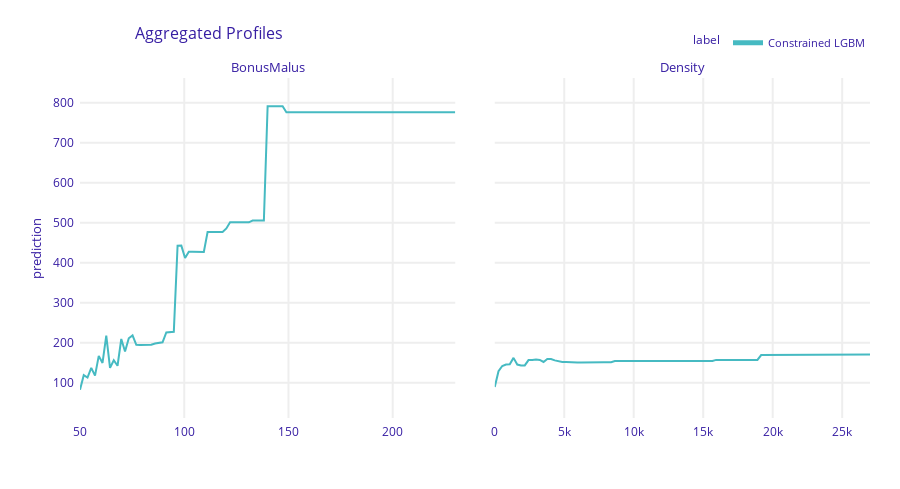

This figure's notebook cell:
### Code cell
# Plots for constrained LGBM

pd_lgbm_constrained.plot()

### Figure 1 — Plotly figure (JSON) as saved in the notebook; plotly's stock layout.template omitted (floating-point values rounded to 4 significant figures; data arrays with more than 128 entries replaced by an {"elided": "..."} marker saying what was removed)
{"data": [{"customdata": {"elided": "101x3 mixed values"}, "hovertemplate": "<b>%{hovertext}</b><br><br>prediction=%{y:.3f}<br>mean_prediction=%{customdata[0]:.3f}<extra></extra>", "hovertext": ["Constrained LGBM", "Constrained LGBM", "Constrained LGBM", "Constrained LGBM", "Constrained LGBM", "Constrained LGBM", "Constrained LGBM", "Constrained LGBM", "Constrained LGBM", "Constrained LGBM", "Constrained LGBM", "Constrained LGBM", "Constrained LGBM", "Constrained LGBM", "Constrained LGBM", "Constrained LGBM", "Constrained LGBM", "Constrained LGBM", "Constrained LGBM", "Constrained LGBM", "Constrained LGBM", "Constrained LGBM", "Constrained LGBM", "Constrained LGBM", "Constrained LGBM", "Constrained LGBM", "Constrained LGBM", "Constrained LGBM", "Constrained LGBM", "Constrained LGBM", "Constrained LGBM", "Constrained LGBM", "Constrained LGBM", "Constrained LGBM", "Constrained LGBM", "Constrained LGBM", "Constrained LGBM", "Constrained LGBM", "Constrained LGBM", "Constrained LGBM", "Constrained LGBM", "Constrained LGBM", "Constrained LGBM", "Constrained LGBM", "Constrained LGBM", "Constrained LGBM", "Constrained LGBM", "Constrained LGBM", "Constrained LGBM", "Constrained LGBM", "Constrained LGBM", "Constrained LGBM", "Constrained LGBM", "Constrained LGBM", "Constrained LGBM", "Constrained LGBM", "Constrained LGBM", "Constrained LGBM", "Constrained LGBM", "Constrained LGBM", "Constrained LGBM", "Constrained LGBM", "Constrained LGBM", "Constrained LGBM", "Constrained LGBM", "Constrained LGBM", "Constrained LGBM", "Constrained LGBM", "Constrained LGBM", "Constrained LGBM", "Constrained LGBM", "Constrained LGBM", "Constrained LGBM", "Constrained LGBM", "Constrained LGBM", "Constrained LGBM", "Constrained LGBM", "Constrained LGBM", "Constrained LGBM", "Constrained LGBM", "Constrained LGBM", "Constrained LGBM", "Constrained LGBM", "Constrained LGBM", "Constrained LGBM", "Constrained LGBM", "Constrained LGBM", "Constrained LGBM", "Constrained LGBM", "Constrained LGBM", "Constrained LGBM", "Constrained LGBM", "Constrained LGBM", "Constrained LGBM", "Constrained LGBM", "Constrained LGBM", "Constrained LGBM", "Constrained LGBM", "Constrained LGBM", "Constrained LGBM", "Constrained LGBM"], "legendgroup": "Constrained LGBM", "line": {"color": "#46bac2", "dash": "solid", "width": 2}, "marker": {"symbol": "circle"}, "mode": "lines", "name": "Constrained LGBM", "opacity": 1, "orientation": "v", "showlegend": true, "type": "scatter", "x": [50, 51.8, 53.6, 55.4, 57.2, 59, 60.8, 62.6, 64.4, 66.2, 68, 69.8, 71.6, 73.4, 75.2, 77, 78.8, 80.6, 82.4, 84.2, 86, 87.8, 89.6, 91.4, 93.2, 95, 96.8, 98.6, 100.4, 102.2, 104, 105.8, 107.6, 109.4, 111.2, 113, 114.8, 116.6, 118.4, 120.2, 122, 123.8, 125.6, 127.4, 129.2, 131, 132.8, 134.6, 136.4, 138.2, 140, 141.8, 143.6, 145.4, 147.2, 149, 150.8, 152.6, 154.4, 156.2, 158, 159.8, 161.6, 163.4, 165.2, 167, 168.8, 170.6, 172.4, 174.2, 176, 177.8, 179.6, 181.4, 183.2, 185, 186.8, 188.6, 190.4, 192.2, 194, 195.8, 197.6, 199.4, 201.2, 203, 204.8, 206.6, 208.4, 210.2, 212, 213.8, 215.6, 217.4, 219.2, 221, 222.8, 224.6, 226.4, 228.2, 230], "xaxis": "x", "y": [82.44, 118.7, 112.8, 136.9, 117.5, 167.0, 149.2, 217.7, 136.8, 156.0, 142.3, 209.2, 177.9, 211.1, 218.3, 194.5, 194.2, 194.1, 194.6, 194.7, 197.8, 199.4, 200.8, 225.7, 225.9, 227.3, 442.4, 442.9, 411.9, 427.6, 427.6, 427.6, 426.7, 426.7, 476.7, 477.4, 476.7, 476.7, 476.9, 485.7, 501.2, 501.2, 501.2, 501.2, 501.2, 501.2, 505.4, 505.4, 505.4, 505.4, 791.3, 791.3, 791.3, 791.3, 791.3, 776.2, 776.2, 776.2, 776.2, 776.2, 776.2, 776.2, 776.2, 776.2, 776.2, 776.2, 776.2, 776.2, 776.2, 776.2, 776.2, 776.2, 776.2, 776.2, 776.2, 776.2, 776.2, 776.2, 776.2, 776.2, 776.2, 776.2, 776.2, 776.2, 776.2, 776.2, 776.2, 776.2, 776.2, 776.2, 776.2, 776.2, 776.2, 776.2, 776.2, 776.2, 776.2, 776.2, 776.2, 776.2, 776.2], "yaxis": "y"}, {"customdata": {"elided": "101x3 mixed values"}, "hovertemplate": "<b>%{hovertext}</b><br><br>prediction=%{y:.3f}<br>mean_prediction=%{customdata[0]:.3f}<extra></extra>", "hovertext": ["Constrained LGBM", "Constrained LGBM", "Constrained LGBM", "Constrained LGBM", "Constrained LGBM", "Constrained LGBM", "Constrained LGBM", "Constrained LGBM", "Constrained LGBM", "Constrained LGBM", "Constrained LGBM", "Constrained LGBM", "Constrained LGBM", "Constrained LGBM", "Constrained LGBM", "Constrained LGBM", "Constrained LGBM", "Constrained LGBM", "Constrained LGBM", "Constrained LGBM", "Constrained LGBM", "Constrained LGBM", "Constrained LGBM", "Constrained LGBM", "Constrained LGBM", "Constrained LGBM", "Constrained LGBM", "Constrained LGBM", "Constrained LGBM", "Constrained LGBM", "Constrained LGBM", "Constrained LGBM", "Constrained LGBM", "Constrained LGBM", "Constrained LGBM", "Constrained LGBM", "Constrained LGBM", "Constrained LGBM", "Constrained LGBM", "Constrained LGBM", "Constrained LGBM", "Constrained LGBM", "Constrained LGBM", "Constrained LGBM", "Constrained LGBM", "Constrained LGBM", "Constrained LGBM", "Constrained LGBM", "Constrained LGBM", "Constrained LGBM", "Constrained LGBM", "Constrained LGBM", "Constrained LGBM", "Constrained LGBM", "Constrained LGBM", "Constrained LGBM", "Constrained LGBM", "Constrained LGBM", "Constrained LGBM", "Constrained LGBM", "Constrained LGBM", "Constrained LGBM", "Constrained LGBM", "Constrained LGBM", "Constrained LGBM", "Constrained LGBM", "Constrained LGBM", "Constrained LGBM", "Constrained LGBM", "Constrained LGBM", "Constrained LGBM", "Constrained LGBM", "Constrained LGBM", "Constrained LGBM", "Constrained LGBM", "Constrained LGBM", "Constrained LGBM", "Constrained LGBM", "Constrained LGBM", "Constrained LGBM", "Constrained LGBM", "Constrained LGBM", "Constrained LGBM", "Constrained LGBM", "Constrained LGBM", "Constrained LGBM", "Constrained LGBM", "Constrained LGBM", "Constrained LGBM", "Constrained LGBM", "Constrained LGBM", "Constrained LGBM", "Constrained LGBM", "Constrained LGBM", "Constrained LGBM", "Constrained LGBM", "Constrained LGBM", "Constrained LGBM", "Constrained LGBM", "Constrained LGBM", "Constrained LGBM"], "legendgroup": "Constrained LGBM", "line": {"color": "#46bac2", "dash": "solid", "width": 2}, "marker": {"symbol": "circle"}, "mode": "lines", "name": "Constrained LGBM", "opacity": 1, "orientation": "v", "showlegend": false, "type": "scatter", "x": [1, 271.0, 541.0, 811.0, 1081.0, 1351.0, 1621.0, 1891.0, 2161.0, 2431.0, 2701.0, 2971.0, 3241.0, 3511.0, 3781.0, 4051.0, 4321.0, 4591.0, 4861.0, 5131.0, 5401.0, 5671.0, 5941.0, 6211.0, 6481.0, 6751.0, 7021.0, 7291.0, 7561.0, 7831.0, 8101.0, 8371.0, 8641.0, 8911.0, 9181.0, 9451.0, 9721.0, 9991.0, 10260.0, 10530.0, 10800.0, 11070.0, 11340.0, 11610.0, 11880.0, 12150.0, 12420.0, 12690.0, 12960.0, 13230.0, 13500.0, 13770.0, 14040.0, 14310.0, 14580.0, 14850.0, 15120.0, 15390.0, 15660.0, 15930.0, 16200.0, 16470.0, 16740.0, 17010.0, 17280.0, 17550.0, 17820.0, 18090.0, 18360.0, 18630.0, 18900.0, 19170.0, 19440.0, 19710.0, 19980.0, 20250.0, 20520.0, 20790.0, 21060.0, 21330.0, 21600.0, 21870.0, 22140.0, 22410.0, 22680.0, 22950.0, 23220.0, 23490.0, 23760.0, 24030.0, 24300.0, 24570.0, 24840.0, 25110.0, 25380.0, 25650.0, 25920.0, 26190.0, 26460.0, 26730.0, 27000], "xaxis": "x2", "y": [89.03, 128.5, 141.6, 145.2, 146.1, 162.0, 145.2, 142.8, 143.0, 156.5, 156.7, 157.9, 156.8, 151.7, 159.2, 159.1, 155.7, 153.1, 151.9, 151.9, 151.0, 150.7, 150.4, 150.4, 150.8, 150.8, 150.8, 150.8, 150.8, 150.8, 150.8, 151.1, 154.2, 154.2, 154.2, 154.5, 154.5, 154.5, 154.5, 154.5, 154.1, 154.1, 154.1, 154.1, 154.1, 154.1, 154.1, 154.1, 154.1, 154.1, 154.1, 154.1, 154.1, 154.1, 154.1, 154.1, 154.1, 154.1, 154.1, 157.0, 157.0, 157.0, 157.0, 157.0, 157.0, 157.0, 157.0, 157.0, 157.0, 157.0, 157.0, 169.1, 169.1, 169.1, 169.1, 169.1, 169.1, 169.1, 169.1, 169.1, 169.1, 169.1, 169.1, 169.1, 169.1, 169.1, 169.1, 169.1, 169.1, 169.1, 169.1, 169.1, 169.1, 169.1, 170.4, 170.4, 170.4, 170.4, 170.4, 170.4, 170.4], "yaxis": "y2"}], "layout": {"annotations": [{"font": {"size": 13}, "showarrow": false, "text": "BonusMalus", "x": 0.2375, "xanchor": "center", "xref": "paper", "y": 1, "yanchor": "bottom", "yref": "paper"}, {"font": {"size": 13}, "showarrow": false, "text": "Density", "x": 0.7625, "xanchor": "center", "xref": "paper", "y": 1, "yanchor": "bottom", "yref": "paper"}, {"font": {"size": 13}, "showarrow": false, "text": "prediction", "textangle": -90, "x": -0.07, "xref": "paper", "y": 0.5, "yref": "paper"}], "font": {"color": "#371ea3"}, "height": 489, "hovermode": "x unified", "legend": {"font": {"size": 11}, "itemsizing": "constant", "orientation": "h", "title": {"font": {"size": 12}, "text": "label"}, "tracegroupgap": 0, "x": 1, "xanchor": "right", "y": 1.061, "yanchor": "bottom"}, "margin": {"b": 71, "r": 30, "t": 78}, "title": {"font": {"size": 16}, "text": "Aggregated Profiles", "x": 0.15}, "xaxis": {"anchor": "y", "automargin": true, "domain": [0, 0.475], "fixedrange": true, "gridwidth": 2, "showticklabels": true, "tickcolor": "white", "ticklen": 3, "ticks": "outside", "title": {"text": ""}, "type": "linear", "zeroline": false}, "xaxis2": {"anchor": "y2", "automargin": true, "domain": [0.525, 1], "fixedrange": true, "gridwidth": 2, "showticklabels": true, "tickcolor": "white", "ticklen": 3, "ticks": "outside", "title": {"text": ""}, "type": "linear", "zeroline": false}, "yaxis": {"anchor": "x", "automargin": true, "domain": [0, 1], "fixedrange": true, "gridwidth": 2, "range": [11.55, 862.2], "tickcolor": "white", "ticklen": 3, "ticks": "outside", "title": {"text": ""}, "type": "linear", "zeroline": false}, "yaxis2": {"anchor": "x2", "automargin": true, "domain": [0, 1], "fixedrange": true, "gridwidth": 2, "matches": "y", "showticklabels": false, "tickcolor": "white", "ticklen": 3, "ticks": "outside", "title": {"text": ""}, "type": "linear", "zeroline": false}}}
